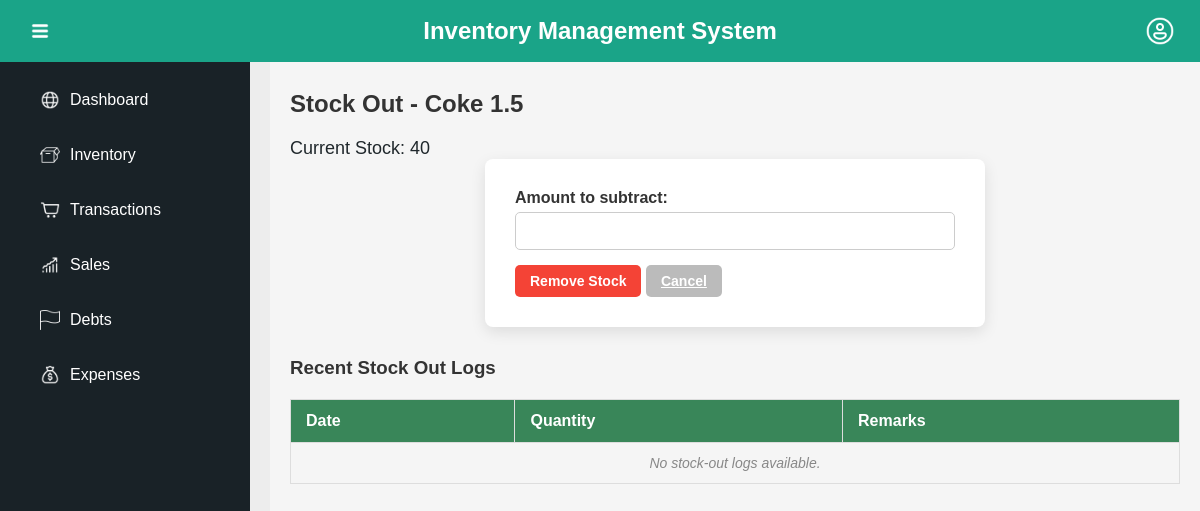
Page /inventory/stock_out/1/ on the earlier database version.
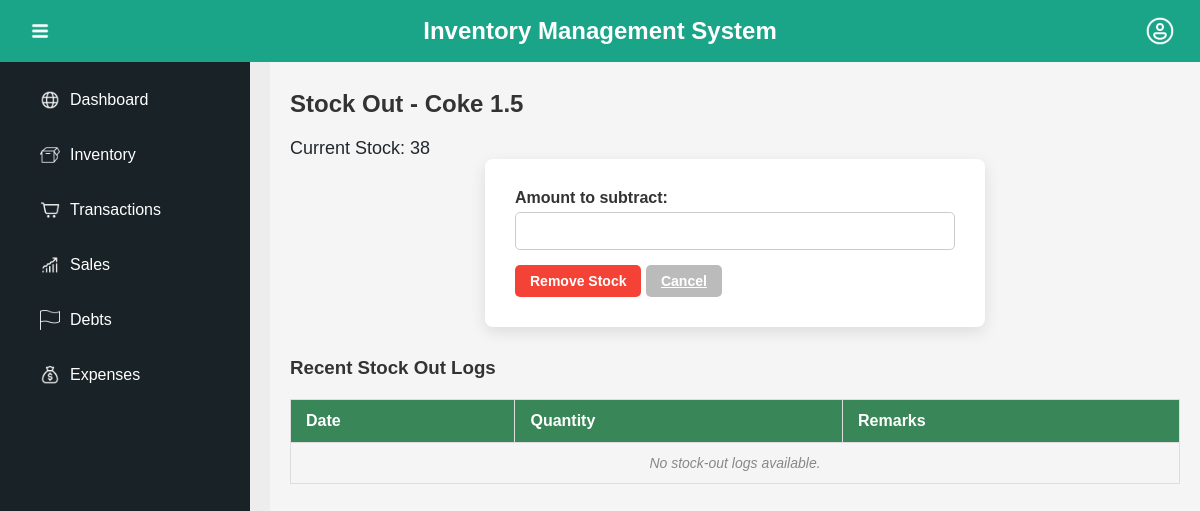
Same page on the later database version.
### ProductManagement_APP/models.py (models this page shows, shortened)
class ProductVersion(models.Model):
    product = models.ForeignKey(Product, on_delete=models.CASCADE, related_name='versions')
    supplier = models.ForeignKey(Supplier, on_delete=models.CASCADE)
    buying_price = models.DecimalField(max_digits=10, decimal_places=2)
    selling_price = models.DecimalField(max_digits=10, decimal_places=2)
    product_quantity = models.IntegerField()  # This tracks stock quantity for each product version
    batch_id = models.CharField(max_length=50)  # Unique batch ID for FIFO tracking
    date_added = models.DateTimeField(auto_now_add=True)  # Timestamp for FIFO logic
    class Meta:
        ordering = ['date_added']  # FIFO: First in first out logic based on the `date_added`

class Product(models.Model):
    product_id = models.AutoField(primary_key=True)
    product_name = models.CharField(max_length=255, unique=True)
    product_classification = models.CharField(max_length=100)
    reorder_level = models.IntegerField()
    category = models.ForeignKey(Category, on_delete=models.CASCADE)

### ProductManagement_APP/views.py (the view, shortened to what this page needs)
# urls.py: path('stock_out/<int:version_id>/', views.stock_out, name='stock_out'),
def stock_out(request, version_id):
    version = get_object_or_404(ProductVersion, id=version_id)
    product_id = version.product.product_id
    stock_out_logs = version.stock_logs.filter(action_type='OUT').order_by('-timestamp')  # Added this line to get stock-out logs
    return render(request, 'inventory/stock_out.html', {'version': version, 'stock_out_logs': stock_out_logs})  # Added stock_out_logs to context

### ProductManagement_APP/templates/inventory/stock_out.html (shortened to what this page needs)
{% extends 'MGSariSari_Inventory/base.html' %}
{% block content %}
    <h2>Stock Out - {{ version.product.product_name }}</h2>
    <p>Current Stock: {{ version.product_quantity }}</p>
    <form method="POST" class="form">
        <label for="stock_out_amount">Amount to subtract:</label>
        <input type="number" id="stock_out_amount" name="stock_out_amount" min="1" max="{{ version.product_quantity }}" required>
        <button type="submit" class="button delete">Remove Stock</button>
        <a href="{% url 'ProductManagement_APP:product_versions' version.product.product_id %}" class="button cancel">Cancel</a>
    </form>
    <div class="table-container">
        <h3>Recent Stock Out Logs</h3>
        <table class="table">
            <thead>
                <tr>
                    <th>Date</th>
                    <th>Quantity</th>
                    <th>Remarks</th>
                </tr>
            </thead>
            <tbody>
                {% for log in stock_out_logs %}
                    <tr>
                        <td>{{ log.timestamp|date:"M d, Y H:i" }}</td>
                        <td>{{ log.quantity }}</td>
                        <td>{{ log.remarks|default:"-" }}</td>
                    </tr>
                {% empty %}
                    <tr>
                        <td colspan="3" class="no-data">No stock-out logs available.</td>
                    </tr>
                {% endfor %}
            </tbody>
        </table>
    </div>
{% endblock %}

Differences in the rows shown:
changed ProductVersion "Coke 1.5": product_quantity "40" → "38"
